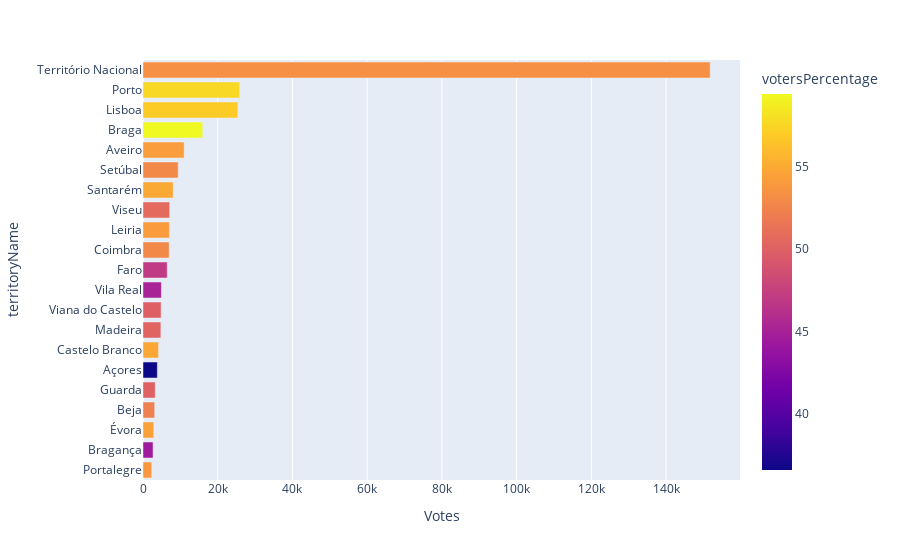

Write notebook code for a chart like this one.
### Code cell
px.bar(df_terr.sort_values('Votes'),x='Votes',color='votersPercentage')

### Figure 1 — Plotly figure (JSON) as saved in the notebook; plotly's stock layout.template omitted (floating-point values rounded to 4 significant figures)
{"data": [{"alignmentgroup": "True", "hovertemplate": "Votes=%{x}<br>territoryName=%{y}<br>votersPercentage=%{marker.color}<extra></extra>", "legendgroup": "", "marker": {"color": [53.79, 44.46, 54.41, 52.23, 50.0, 36.61, 54.79, 50.24, 49.95, 45.14, 47.02, 52.83, 54.06, 50.71, 54.88, 52.82, 54.17, 59.38, 56.89, 57.54, 53.3], "coloraxis": "coloraxis"}, "name": "", "offsetgroup": "", "orientation": "h", "showlegend": false, "textposition": "auto", "type": "bar", "x": [2344.0, 2693.0, 2898.0, 3135.0, 3269.0, 3838.0, 4164.0, 4782.0, 4847.0, 4928.0, 6483.0, 6998.0, 7063.0, 7151.0, 8089.0, 9414.0, 11020.0, 15980.0, 25390.0, 25880.0, 151800.0], "xaxis": "x", "y": ["Portalegre", "Bragança", "Évora", "Beja", "Guarda", "Açores", "Castelo Branco", "Madeira", "Viana do Castelo", "Vila Real", "Faro", "Coimbra", "Leiria", "Viseu", "Santarém", "Setúbal", "Aveiro", "Braga", "Lisboa", "Porto", "Território Nacional"], "yaxis": "y"}], "layout": {"barmode": "relative", "coloraxis": {"colorbar": {"title": {"text": "votersPercentage"}}, "colorscale": [[0, "#0d0887"], [0.1111, "#46039f"], [0.2222, "#7201a8"], [0.3333, "#9c179e"], [0.4444, "#bd3786"], [0.5556, "#d8576b"], [0.6667, "#ed7953"], [0.7778, "#fb9f3a"], [0.8889, "#fdca26"], [1, "#f0f921"]]}, "legend": {"tracegroupgap": 0}, "margin": {"t": 60}, "xaxis": {"anchor": "y", "domain": [0, 1], "title": {"text": "Votes"}}, "yaxis": {"anchor": "x", "domain": [0, 1], "title": {"text": "territoryName"}}}}
